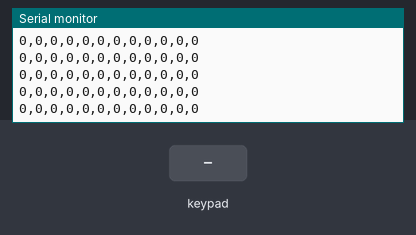
Bench run of a sketch on a simulated Arduino Uno, built with avr-gcc and run on an emulated ATmega328P. On the bench: the last lines printed to the serial monitor. The inputs (shaded band) are chosen by the test bench.

Above: at 1.2 s.
1.3 s: key '0' pressed
At 1.32 s:
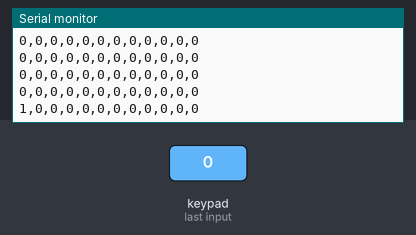
4.3 s: keypad keys 1 2 pressed 0.4 s apart
At 4.37 s:
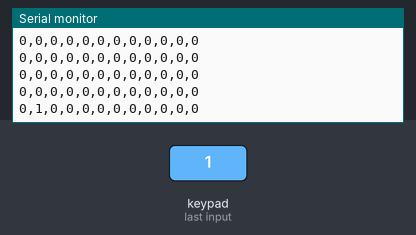
6.6 s: key '3' pressed
At 6.7 s:
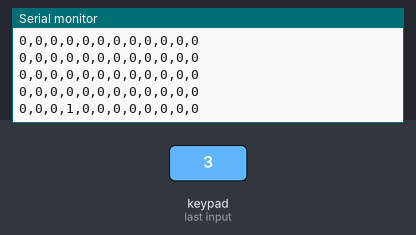
8.1 s: keypad keys 1 2 A pressed 0.4 s apart
At 8.22 s:
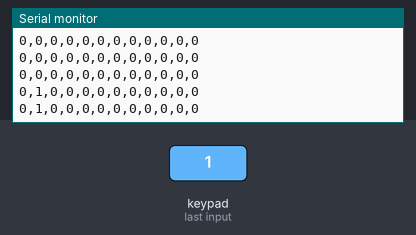

Measured:
- after the input at 1.3 s, the serial monitor: prints a new line at once (image 1)
- after the input at 4.3 s, the serial monitor: prints a new line after 0.06 s (image 2)
- after the input at 6.6 s, the serial monitor: prints a new line after 0.10 s (image 3)
- after the input at 8.1 s, the serial monitor: prints a new line at once (image 4)

The sketch:

sendAllCapPins.ino
```cpp
/* DIGF 6037 Creation & Computation
 * Kate Hartman & Nick Puckett
 *
 *
 * This example interfaces with the Adafruit MPR121 capacitive board: https://learn.adafruit.com/adafruit-mpr121-12-key-capacitive-touch-sensor-breakout-tutorial/overview
 * Reads all 12 pins and writes a 1 or 0 separated by commas
 *
 * Based on the MPR121test.ino example file
 *
  */
#include <Wire.h>
#include "Adafruit_MPR121.h"

#ifndef _BV
#define _BV(bit) (1 << (bit))
#endif

Adafruit_MPR121 cap = Adafruit_MPR121();

// Keeps track of the last pins touched
uint16_t currtouched = 0;

int tp = 12; //change this if you aren't using them all, start at pin 0

void setup()
{
  Serial.begin(9600);

  if (!cap.begin(0x5A)) {
    Serial.println("MPR121 not found, check wiring?");
    while (1);
  }
  Serial.println("MPR121 found!");
}

void loop()
{
//run the function to check the cap interface
checkAllPins(tp);

//make a new line to separate the message
 Serial.println();
   // put a delay so it isn't overwhelming
 delay(100);
}

void checkAllPins(int totalPins)
{
  // Get the currently touched pads
  currtouched = cap.touched();

  for (uint8_t i=0; i<totalPins; i++)
  {
    // it if *is* touched set 1 if no set 0
    if ((currtouched & _BV(i)))
    {
      Serial.print(1);
    }
    else
    {
      Serial.print(0);
    }

  ///adds a comma after every value but the last one
  if(i<totalPins-1)
  {
    Serial.print(",");
  }


}


}
```
